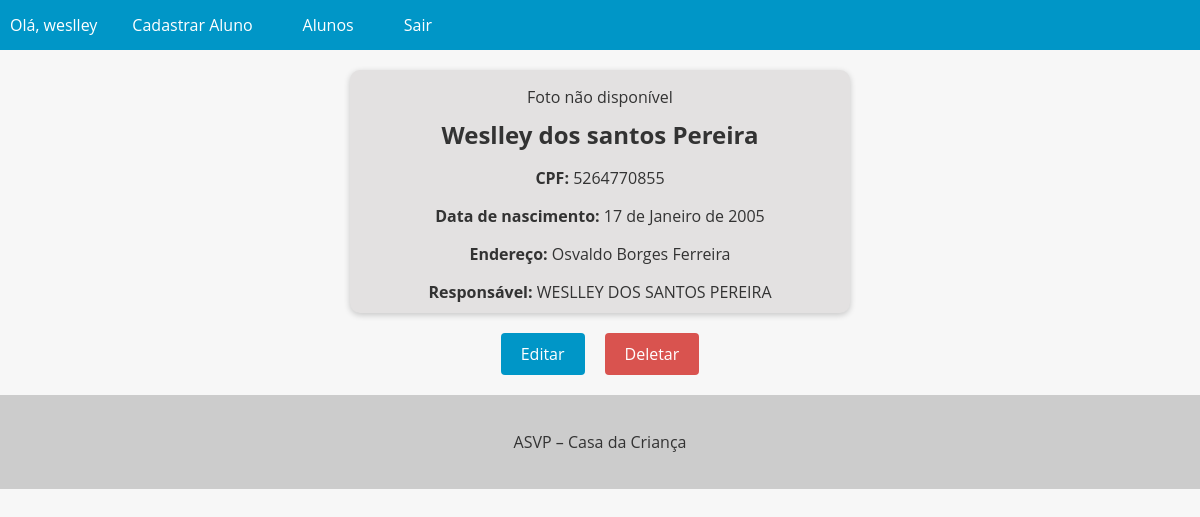
Page /Aluno/26/ (signed in) on the committed database.
### Alunos/models.py (models this page shows, shortened)
class Aluno(models.Model):
    id = models.AutoField(primary_key=True)
    nome = models.CharField(max_length=200)
    cpf = models.CharField(max_length=14, unique=True, null=True, blank=True)
    nascimento = models.DateField()
    endereco = models.CharField(max_length=255, null=True, blank=True)
    responsavel = models.ForeignKey('Responsavel', on_delete=models.SET_NULL, null=True, blank=True)  # Ligação com Responsavel
    photo = models.ImageField(upload_to='Alunos/', blank=True, null=True)

class Responsavel(models.Model):
    id = models.AutoField(primary_key=True)
    nome = models.CharField(max_length=200)
    cpf = models.CharField(max_length=14, unique=True)
    nascimento = models.DateField()
    endereco = models.CharField(max_length=255)
    telefone = models.CharField(max_length=15)
    def __str__(self):
        return self.nome

### Alunos/views.py (the view)
# urls.py: path('Aluno/<int:pk>/', AlunoDetailView.as_view(), name='Aluno_detail'),
class AlunoDetailView(DetailView):
    model = Aluno
    template_name = 'Aluno_detail.html'
    context_object_name = 'aluno'

### Alunos/templates/Aluno_detail.html (shortened to what this page needs)
{% extends "base.html" %}
{% block content %}
  <div class="aluno-card">
    {% if object.photo %}
      <img src="{{ object.photo.url }}" alt="{{ object.nome }} - CPF: {{ object.cpf }}">
    {% else %}
      <p class="no-photo">Foto não disponível</p>
    {% endif %}
    <h2>{{ object.nome }}</h2>
    <p><strong>CPF:</strong> {{ object.cpf }}</p>
    <p><strong>Data de nascimento:</strong> {{ object.nascimento }}</p>
    <p><strong>Endereço:</strong> {{ object.endereco }}</p>
    {% if object.responsavel %}
      <p><strong>Responsável:</strong> {{ object.responsavel }}</p>
    {% endif %}
  </div>
  {% if user.is_authenticated %}
    <div class="buttons-container">
      <a href="{% url 'aluno_update' pk=object.pk %}" class="btn btn-primary">Editar</a>
      <a href="{% url 'aluno_delete' pk=object.pk %}" class="btn btn-danger">Deletar</a>
    </div>
  {% endif %}
{% endblock %}

### app/templates/base.html (shortened to what this page needs)
<!DOCTYPE html>
<html lang="en">
<head>
</head>
<body>
  <header>
    <nav>
      <ul>
        {% if user.is_authenticated %}
          <li>Olá, {{ user.username }}</li>
          <li><a href="{% url 'new_Aluno' %}">Cadastrar Aluno</a></li>
        {% endif %}
        <li><a href="{% url 'Alunos_list' %}">Alunos</a></li>
        {% if user.is_authenticated %}
          <li><a href="{% url 'logout' %}">Sair</a></li>
        {% endif %}
      </ul>
    </nav>
  </header>
  <main>
    {% block content %}
    {% endblock %}
  </main>
  <footer>
    <p>ASVP – Casa da Criança</p>
  </footer>
</body>
</html>

### app/templates/base.html (style rules this page uses)
body { font-family: 'Open Sans', sans-serif; background-color: #f7f7f7; color: #333; margin: 0; padding: 0; }
header { background-color: #0096c7; color: #fff; text-align: center; }
footer { background-color: #ccc; color: #333; padding: 20px; text-align: center; }
nav { background-color: #0096c7; color: #fff; height: 50px; display: flex; justify-content: space-between; align-items: center; }
nav ul { list-style: none; margin: 0; padding: 0; display: flex; }
nav ul li { margin: 0 10px; }
nav ul li a { color: #fff; text-decoration: none; font-size: 16px; padding: 15px; transition: all 0.3s ease; }

### Alunos/templates/Aluno_detail.html (style rules this page uses)
.aluno-card { background-color: #e3e1e1; box-shadow: 0 2px 6px rgba(0, 0, 0, 0.2); border-radius: 10px; overflow: hidden; text-align: center; transition: all 0.3s ease; max-width: 500px; margin: 20px auto 0; margin-bottom: 20px; }
.aluno-card h2 { font-size: 1.5rem; margin: 10px; }
.aluno-card p { font-size: 1rem; margin-bottom: 10px; }
.buttons-container { display: flex; justify-content: center; margin-top: 20px; margin-bottom: 20px; }
.btn { display: inline-block; background-color: #0096c7; color: #fff; border: none; padding: 10px 20px; font-size: 16px; border-radius: 4px; cursor: pointer; transition: background-color 0.3s ease-in-out; margin: 0 10px; }
.btn-danger { background-color: #d9534f; text-decoration: none !important; }
a { text-decoration: none !important; }

### rows in the picture
Aluno: nome "Weslley dos santos Pereira", cpf "5264770855", nascimento "17 de Janeiro de 2005", endereco "Osvaldo Borges Ferreira", responsavel "WESLLEY DOS SANTOS PEREIRA"

### other values in the picture
{{ user.username }} "weslley"
